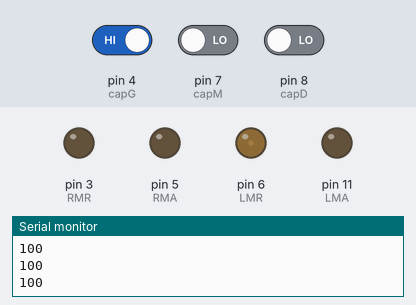
Recording of a sketch running on a simulated Arduino Uno, built with avr-gcc and run on an emulated ATmega328P. Shown: output pins drawn as LEDs (lit = HIGH), the last lines printed to the serial monitor. The inputs (shaded band) are chosen by the test bench; at power-on: pin 8 (capD) LOW, pin 4 (capG) HIGH, pin 7 (capM) LOW.

Above: at 1.2 s.
1.3 s: pin 8 (capD) driven HIGH
At 2.0 s:
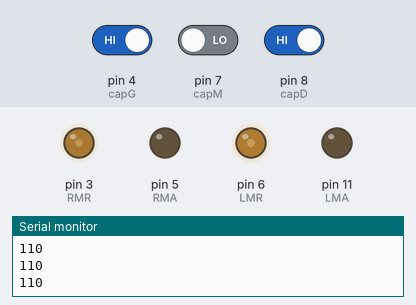
2.8 s: pin 4 (capG) driven LOW
At 4.1 s:
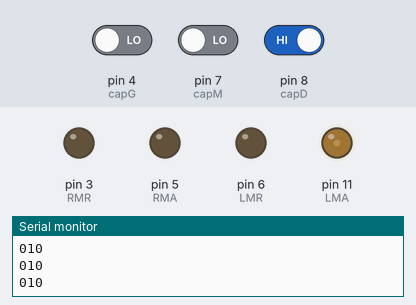
4.6 s: pin 4 (capG) driven HIGH
At 5.0 s:
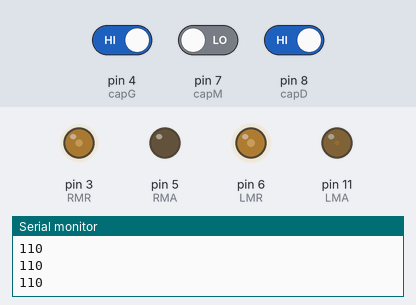
6.1 s: pin 7 (capM) driven HIGH
At 6.9 s:
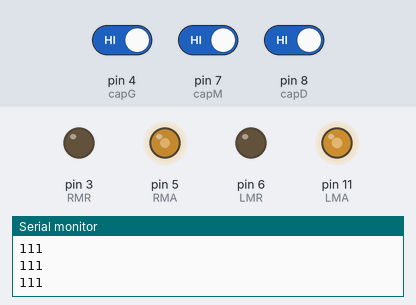
7.6 s: pin 8 (capD) driven LOW
At 9.1 s:
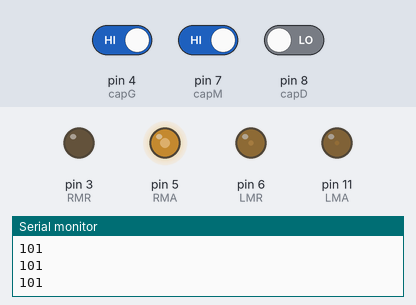
9.4 s: pin 4 (capG) driven LOW
At 10.5 s:
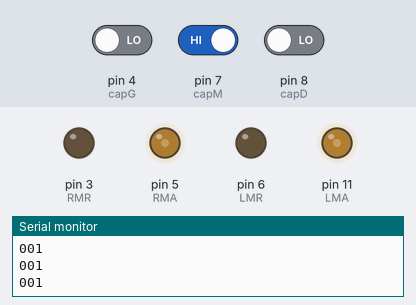
Timing chart, 0 to 11.9 s (numbered marks = the images above; inputs shaded):
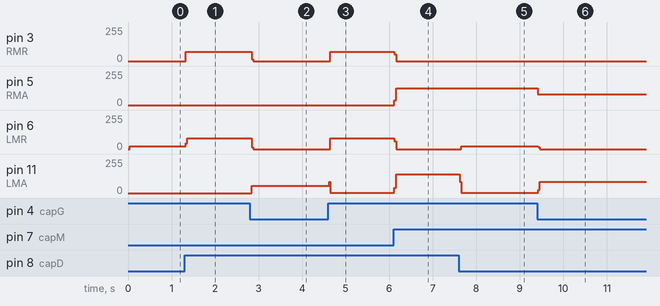

Measured:
- after the input at 1.3 s, pin 3 (RMR): 0/255 → 70/255 at once; pin 5 (RMA): stays 0/255 (without the input it goes to 55/255 after 1.5 s); pin 6 (LMR): 20/255 → 79/255 at once
- after the input at 2.8 s, pin 3 (RMR): 70/255 → 0/255 at once; pin 6 (LMR): 79/255 → 0/255 at once; pin 11 (LMA): 0/255 → 53/255 at once
- after the input at 4.6 s, pin 3 (RMR): 0/255 → 70/255 at once; pin 6 (LMR): 0/255 → 79/255 at once; pin 11 (LMA): 53/255 → 1/255 at once
- after the input at 6.1 s, pin 3 (RMR): 70/255 → 0/255 at once; pin 5 (RMA): 0/255 → 125/255 at once; pin 6 (LMR): 79/255 → 0/255 at once; pin 11 (LMA): 1/255 → 140/255 at once
- after the input at 7.6 s, pin 6 (LMR): 0/255 → 20/255 after 0.06 s; pin 11 (LMA): 140/255 → 1/255 at once
- after the input at 9.4 s, pin 5 (RMA): 125/255 → 80/255 at once; pin 6 (LMR): 20/255 → 0/255 at once; pin 11 (LMA): 1/255 → 85/255 at once

The sketch:

abouda.ino
```cpp
// #include <Wire.h>

#define RMA 5   // Moteur Gauche Avancer
#define RMR 3   // Moteur Gauche Reculer
#define LMA 11  // Moteur Droite Avancer
#define LMR 6   // Moteur Droite Reculer

#define capG 4 // Capteur Gauche
#define capM 7 // Capteur Milieu
#define capD 8 // Capteur Droite

int zoneR = 0 ; // Testeur sur la zone rouge
int cG ;
int cD ;
int cM ;
int etat_prec ;

void setup() {
   // Wire.begin();

  pinMode(LMA, OUTPUT);
  pinMode(LMR, OUTPUT);
  pinMode(RMA, OUTPUT);
  pinMode(RMR, OUTPUT);
  pinMode(capG, INPUT);
  pinMode(capD, INPUT);
  pinMode(capM, INPUT);
  Serial.begin(9600);

}

void CheckCaps () {
  cG=digitalRead(capG);
  cD=digitalRead(capD);
  cM=digitalRead(capM);
}

void Forward(){
  analogWrite (LMA,85);
  analogWrite (LMR,0);
  analogWrite (RMA,80);
  analogWrite (RMR,0);

}

void ForwardVeryFast() { // Pour le dos d'ane
  analogWrite (LMA,140);
  analogWrite (LMR,0);
  analogWrite (RMA,125);
  analogWrite (RMR,0);
  delay(50);

}

void Backward() {
  analogWrite (LMA,0);
  analogWrite (LMR,80);
  analogWrite (RMA,0);
  analogWrite (RMR,70);

}

void Left () {
  analogWrite (LMA,0);
  analogWrite (LMR,20);
  analogWrite (RMA,55);
  analogWrite (RMR,0);
}

void Right () {
  analogWrite (LMA,65);
  analogWrite (LMR,0);
  analogWrite (RMA,0);
  analogWrite (RMR,0);

}

void Stop () {
  analogWrite (LMA,0);
  analogWrite (LMR,0);
  analogWrite (RMA,0);
  analogWrite (RMR,0);

}


void loop() {
  CheckCaps();
  Serial.print(cD);
  Serial.println(cM);
  Serial.print(cG);

  int a=0;


  Forward();

  if (!cG && !cM && !cD) {
    switch(etat_prec) {
    case 1: Left(); break;
    case 2: Right(); break;
}
}


  else if (!cG && !cM && cD) {
    Right();
    etat_prec=2;
  }

  else if (!cG && cM && !cD) {
    Forward();
  }

  else if (!cG && cM && cD) {
    Right();
    etat_prec=2;
  }
  else if (cG && !cM && !cD) {
    Left();
    etat_prec=1;
  }

  else if (cG && !cM && cD) {
    Backward();
    etat_prec=2;

  }

  else if (cG && cM && !cD) {
    Left();
    etat_prec=1;
  }
  else if (cG && !cM && !cD) {
    Left();
    etat_prec=1;
  }

  else if (cG && cM && cD) {
    if (a<2)
    {ForwardVeryFast();
    a++;}
    else
      Forward();
  }
/*
  // Si Milieu = Noir && Gauche = Blanc && Droite = Blanc ==> Avancer
  if (!cG && cM && !cD) {
    Forward();
  }

  // Si Milieu = Blanc && Gauche = Blanc && Droite = Blanc && Avant zone Rouge ==> Reculer
  else if (!cG && !cM && !cD && !zoneR) {
    Stop();
  }

  // Si Milieu = Blanc && Gauche = Blanc && Droite = Blanc  && Aprés zone Rouge ==> Lighne discontinue ==> Avancer tres rapidement
  else if (!cG && !cM && !cD && zoneR) {
    ForwardVeryFast();
  }

  // Si Milieu = Noir && Gauche = Noir && Droite = Noir && Avant zone rouge ==> Dos d'ane ==> Avancer trés rapidement
  else if (cG && cM && cD && !zoneR) {
    ForwardVeryFast();
  }

  // Si Milieu = Noir && Gauche = Noir && Droite = Noir && Aprés zone rouge ==> Dos d'ane ==> Avancer trés rapidement
  else if (cG && cM && cD && zoneR) {
    Left();
   }

  // Si Milieu = Blanc && Gauche = Blanc && Droite = Noir ==> Tourner a droite
  // Si Milieu = Noir && Gauche = Blanc && Droite = Noir ==> Tourner a Gauche
  else if ((!cG && !cM && cD) || (!cG && cM && cD)) {
    Right();
  }

    // Si Milieu = Blanc && Gauche = Noir && Droite = Blanc ==> Tourner a Gauche
    // Si Milieu = Noir && Gauche = Noir && Droite = Blanc ==> Tourner a Gauche
  else if ((cG && !cM && !cD) || (cG && cM && !cD)) {
    Left();
  }
*/
}
```
